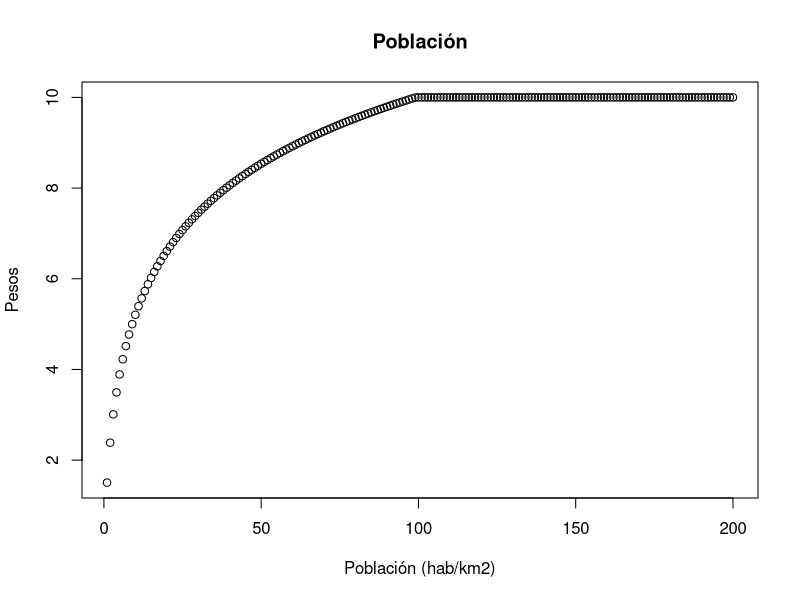
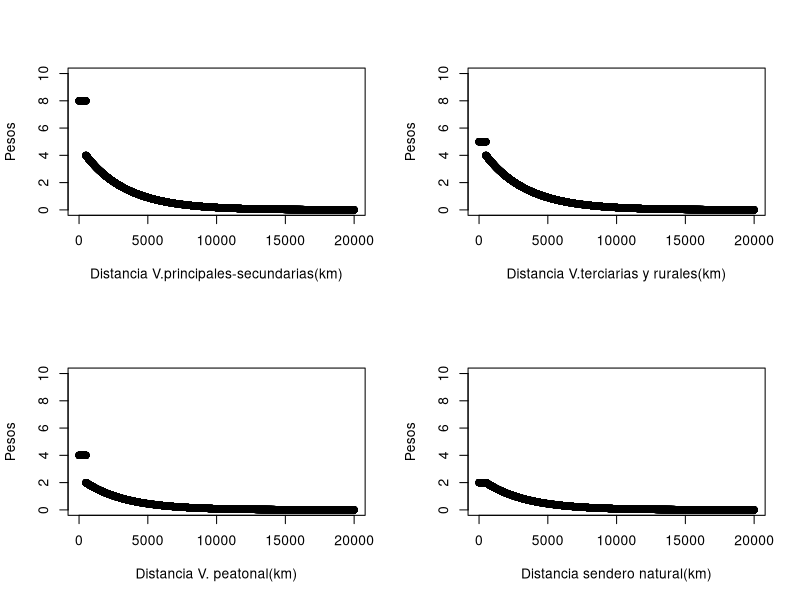
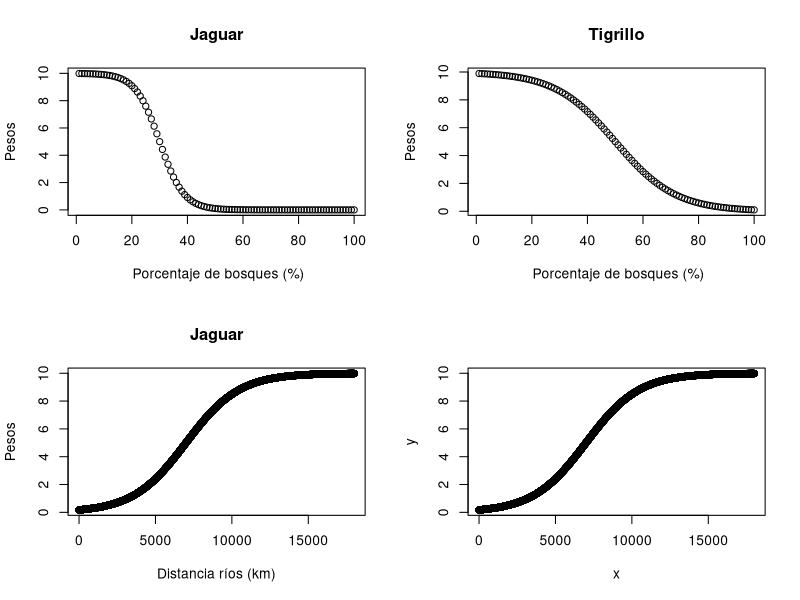
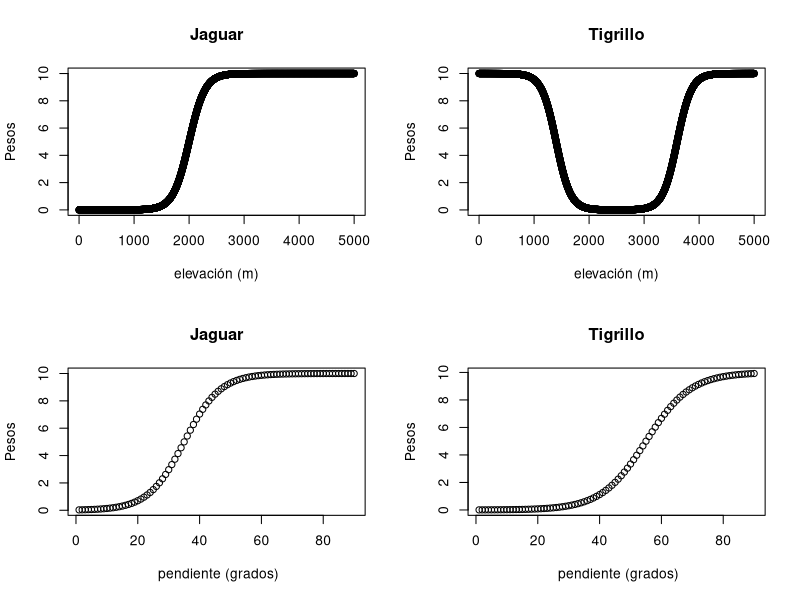

Generate these figures, in order, with R:


## Pop Pd_he  ####
#**********************************************************

# Definición de los pesos Basados En la densidad poblacional Según Venter 2016

x= 1 :200
y= 4.999 * log10(x + 1)
y[y > 10] <- 10
Pd_he <- data.frame(x,y)
           # Limitar a máximo 10

plot(Pd_he, main="Población", xlab="Población (hab/km2)", ylab= "Pesos")


## vias- dr_he  ####
#**********************************************************


# Aquí los parametros para la asignación de pesos de la distancia a vias. Los pesos tienen una escala continua y es diferencial para tipos de vías.
# La fracción que verá en los nombres a continuación significa el rango de valores que va a tener este tipo de vías. Ejemplo 8/4 Quiere decir que este tipo de vías tendrán valores entre 8 para el impacto directo y a partir de 4 para el contacto indirecto.



clsDisVias <- function(x, max = 4) {
  max * exp(-0.33 * (x / 1000 - 0.5))
}

x= 1 :20000


par(mfrow=c(2,2))
# Pesos - 8/4. Vías vehiculares principales y secundarias
y= clsDisVias (x)
y[y> 4] <- 8 
y8 <- data.frame(x,y)
plot(y8, xlab="Distancia V.principales-secundarias(km)", ylab= "Pesos", ylim= c(0,10))


# Pesos - 5/4. Vías terciarias y rurales
y= clsDisVias (x)
y[y> 4] <- 5 
y5 <- data.frame(x,y)
plot(y5, xlab="Distancia V.terciarias y rurales(km)", ylab= "Pesos", ylim= c(0,10))



# Pesos - 4/2. Infraestructura peatonal y no clasificada
y= clsDisVias (x, max= 2)
y[y> 2] <- 4 
y4 <- data.frame(x,y)
plot(y4,xlab="Distancia V. peatonal(km)", ylab= "Pesos", ylim= c(0,10))

# Pesos - 2/2. Senderos naturales

y= clsDisVias (x, max= 2)
y[y> 2] <- 2 
y2 <- data.frame(x,y)
plot(y2, xlab="Distancia sendero natural(km)", ylab= "Pesos", ylim= c(0,10))


## B_per. POrcentaje de Bosque 1km2  ####
#**********************************************************
# Se calcula Un indicativo de la fragmentación basado en densidad de píxeles Naturales En un área específica De 1 km de radio y se le asignan los pesos The huella Basado en decaimiento exponencial

### jaguar ###############



x=1:100

fuzzy_sigmoid <- function(x,
                          base = 60,
                          techo = 5,
                          valor_base = 0.001,
                          valor_techo = 0.999,
                          midpoint=30, 
                          suavidad=1){
  
  #midpoint <- (base + techo) / 2
  
  slope <- log((1 / valor_base) - 1) /
    (midpoint - base)
  slope <- slope / suavidad
  
  1 / (1 + exp(-slope * (x - midpoint)))
  
}


y= fuzzy_sigmoid (x)*10
Bperc_J <- data.frame(x,y)

plot(Bperc_J,main="Jaguar", xlab=" Porcentaje de bosques (%)", ylab= "Pesos")


### 500 M2 ONCILLA ####

y= (1-fuzzy_sigmoid ( x,       
                     base = 0,
                     techo = 85,
                     valor_base = 0.001,
                     valor_techo = 0.999,
                     midpoint=50, 
                     suavidad=1.5))*10


Bperc_O <- data.frame(x,y)

plot(Bperc_O,main="Tigrillo", xlab=" Porcentaje de bosques (%)", ylab= "Pesos")



## Dist ríos  ####
#**********************************************************
x= 1:18000

y <- fuzzy_sigmoid (x,
                                  base = 1000,
                                  techo = 16000,
                                  valor_base = 0.001,
                                  valor_techo = 0.999, # si aplico suavidad . este parametro no importa
                                  midpoint=7000,
                                  suavidad=2)*10



pesos_rios_dist <- data.frame(x,y)

plot(pesos_rios_dist,main="Jaguar", xlab="Distancia ríos (km)", ylab= "Pesos")

# significado diatancias y pesos
# 1-- 3185
# 2 --- 4594
# 3 -- 5529
# 4 -- 6300

plot(pesos_rios_dist)

## Elevacion  ####
#**********************************************************

### jaguar ####

x <- 0:5000

y <- fuzzy_sigmoid (x,
                            base = 1000,
                            techo = 3000,
                            valor_base = 0.001,
                            valor_techo = 0.999,
                            midpoint=2000)*10

pesos_dem_J <- data.frame(x,y)

plot(pesos_dem_J,main="Jaguar", xlab="elevación (m)", ylab= "Pesos")

## elevacion oncilla ####

fuzzy_bell_altura <- function(x,
                              base_inf = 800,
                              opt_inf = 2000,
                              opt_sup = 3000,
                              base_sup = 4200,
                              valor_base = 0.01){
  
  midpoint_izq <- (base_inf + opt_inf) / 2
  
  slope_izq <- log((1 / valor_base) - 1) /
    (midpoint_izq - base_inf)
  
  subida <- 1 / (1 + exp(-slope_izq * (x - midpoint_izq)))
  
  
  midpoint_der <- (opt_sup + base_sup) / 2
  
  slope_der <- log((1 / valor_base) - 1) /
    (base_sup - midpoint_der)
  
  bajada <- 1 / (1 + exp(slope_der * (x - midpoint_der)))
  
  
  if(inherits(x, "SpatRaster")){
    
    membresia <- terra::ifel(
      subida < bajada,
      subida,
      bajada
    )
    
  } else {
    
    membresia <- pmin(subida, bajada)
    
  }
  
  return(membresia)
}


y <- (1-fuzzy_bell_altura (x))*10

pesos_dem_O <- data.frame(x,y)


plot(pesos_dem_O,,main="Tigrillo", xlab="elevación (m)", ylab= "Pesos")

## Pendiente  ####
#**********************************************************
# JAGUAR

x <- 1:90
y <- fuzzy_sigmoid (x,
                             base = 15, # oncilla 30, jaguar 15
                             techo = 80, # no importa el valor
                             valor_base = 0.001,
                             valor_techo = 0.999,
                             midpoint=35, # oncilla 55, jaguar 35
                             suavidad = 2)*10 


pesos_pend_J <- data.frame(x,y)
plot(pesos_pend_J,main="Jaguar", xlab=" pendiente (grados)", ylab= "Pesos")

# ONCILLA
x <- 1:90

y <- fuzzy_sigmoid (x,
                             base = 30, # oncilla 30, jaguar 15
                             techo = 80, # no importa el valor
                             valor_base = 0.001,
                             valor_techo = 0.999,
                             midpoint=55, # oncilla 55, jaguar 35
                             suavidad = 2)*10 


pesos_pend_O <- data.frame(x,y)
plot(pesos_pend_O,main="Tigrillo", xlab=" pendiente (grados)", ylab= "Pesos")
